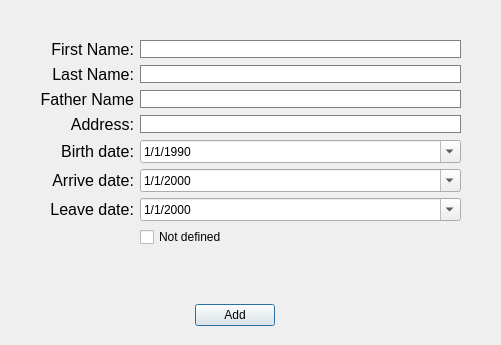
<?xml version="1.0" encoding="UTF-8"?>
<ui version="4.0">
 <class>NewPatient</class>
 <widget class="QDialog" name="NewPatient">
  <property name="geometry">
   <rect>
    <x>0</x>
    <y>0</y>
    <width>501</width>
    <height>345</height>
   </rect>
  </property>
  <property name="windowTitle">
   <string>Dialog</string>
  </property>
  <widget class="QWidget" name="formLayoutWidget">
   <property name="geometry">
    <rect>
     <x>40</x>
     <y>40</y>
     <width>421</width>
     <height>253</height>
    </rect>
   </property>
   <layout class="QFormLayout" name="formLayout">
    <property name="labelAlignment">
     <set>Qt::AlignRight|Qt::AlignTrailing|Qt::AlignVCenter</set>
    </property>
    <item row="0" column="0">
     <widget class="QLabel" name="label_2">
      <property name="font">
       <font>
        <pointsize>12</pointsize>
       </font>
      </property>
      <property name="text">
       <string>First Name:</string>
      </property>
      <property name="alignment">
       <set>Qt::AlignRight|Qt::AlignTrailing|Qt::AlignVCenter</set>
      </property>
     </widget>
    </item>
    <item row="0" column="1">
     <widget class="QLineEdit" name="lineEdit_FirstName">
      <property name="styleSheet">
       <string notr="true">border: 1px solid gray;</string>
      </property>
      <property name="frame">
       <bool>true</bool>
      </property>
     </widget>
    </item>
    <item row="1" column="0">
     <widget class="QLabel" name="label">
      <property name="font">
       <font>
        <pointsize>12</pointsize>
       </font>
      </property>
      <property name="text">
       <string>Last Name:</string>
      </property>
      <property name="alignment">
       <set>Qt::AlignRight|Qt::AlignTrailing|Qt::AlignVCenter</set>
      </property>
     </widget>
    </item>
    <item row="1" column="1">
     <widget class="QLineEdit" name="lineEdit_LastName">
      <property name="styleSheet">
       <string notr="true">border: 1px solid gray;
</string>
      </property>
     </widget>
    </item>
    <item row="2" column="0">
     <widget class="QLabel" name="label_3">
      <property name="font">
       <font>
        <pointsize>12</pointsize>
       </font>
      </property>
      <property name="text">
       <string>Father Name</string>
      </property>
      <property name="alignment">
       <set>Qt::AlignRight|Qt::AlignTrailing|Qt::AlignVCenter</set>
      </property>
     </widget>
    </item>
    <item row="2" column="1">
     <widget class="QLineEdit" name="lineEdit_FatherName">
      <property name="styleSheet">
       <string notr="true">border: 1px solid gray;
</string>
      </property>
     </widget>
    </item>
    <item row="3" column="0">
     <widget class="QLabel" name="label_4">
      <property name="font">
       <font>
        <pointsize>12</pointsize>
       </font>
      </property>
      <property name="text">
       <string>Address:</string>
      </property>
      <property name="alignment">
       <set>Qt::AlignRight|Qt::AlignTrailing|Qt::AlignVCenter</set>
      </property>
     </widget>
    </item>
    <item row="4" column="0">
     <widget class="QLabel" name="label_5">
      <property name="font">
       <font>
        <pointsize>12</pointsize>
       </font>
      </property>
      <property name="text">
       <string>Birth date:</string>
      </property>
      <property name="alignment">
       <set>Qt::AlignRight|Qt::AlignTrailing|Qt::AlignVCenter</set>
      </property>
     </widget>
    </item>
    <item row="5" column="0">
     <widget class="QLabel" name="label_6">
      <property name="font">
       <font>
        <pointsize>12</pointsize>
       </font>
      </property>
      <property name="text">
       <string>Arrive date:</string>
      </property>
      <property name="alignment">
       <set>Qt::AlignRight|Qt::AlignTrailing|Qt::AlignVCenter</set>
      </property>
     </widget>
    </item>
    <item row="6" column="0">
     <widget class="QLabel" name="label_7">
      <property name="font">
       <font>
        <pointsize>12</pointsize>
       </font>
      </property>
      <property name="text">
       <string>Leave date:</string>
      </property>
      <property name="alignment">
       <set>Qt::AlignRight|Qt::AlignTrailing|Qt::AlignVCenter</set>
      </property>
     </widget>
    </item>
    <item row="5" column="1">
     <widget class="QDateEdit" name="dateEdit_ArriveDate">
      <property name="dateTime">
       <datetime>
        <hour>0</hour>
        <minute>0</minute>
        <second>0</second>
        <year>2000</year>
        <month>1</month>
        <day>1</day>
       </datetime>
      </property>
      <property name="displayFormat">
       <string>d/M/yyyy</string>
      </property>
      <property name="calendarPopup">
       <bool>true</bool>
      </property>
      <property name="timeSpec">
       <enum>Qt::LocalTime</enum>
      </property>
     </widget>
    </item>
    <item row="4" column="1">
     <widget class="QDateEdit" name="dateEdit_BirthDate">
      <property name="dateTime">
       <datetime>
        <hour>0</hour>
        <minute>0</minute>
        <second>0</second>
        <year>1990</year>
        <month>1</month>
        <day>1</day>
       </datetime>
      </property>
      <property name="displayFormat">
       <string>d/M/yyyy</string>
      </property>
      <property name="calendarPopup">
       <bool>true</bool>
      </property>
     </widget>
    </item>
    <item row="3" column="1">
     <widget class="QLineEdit" name="lineEdit_Address">
      <property name="styleSheet">
       <string notr="true">border: 1px solid gray;
</string>
      </property>
     </widget>
    </item>
    <item row="6" column="1">
     <widget class="QDateEdit" name="dateEdit_LeaveDate">
      <property name="currentSection">
       <enum>QDateTimeEdit::DaySection</enum>
      </property>
      <property name="displayFormat">
       <string>d/M/yyyy</string>
      </property>
      <property name="calendarPopup">
       <bool>true</bool>
      </property>
     </widget>
    </item>
    <item row="7" column="1">
     <widget class="QCheckBox" name="checkBox_LeaveDateIsDefined">
      <property name="text">
       <string>Not defined</string>
      </property>
     </widget>
    </item>
   </layout>
  </widget>
  <widget class="QWidget" name="layoutWidget">
   <property name="geometry">
    <rect>
     <x>110</x>
     <y>300</y>
     <width>251</width>
     <height>31</height>
    </rect>
   </property>
   <layout class="QHBoxLayout" name="horizontalLayout">
    <item>
     <widget class="QPushButton" name="pushButton_AddPatient">
      <property name="sizePolicy">
       <sizepolicy hsizetype="Fixed" vsizetype="Fixed">
        <horstretch>0</horstretch>
        <verstretch>0</verstretch>
       </sizepolicy>
      </property>
      <property name="text">
       <string>Add</string>
      </property>
     </widget>
    </item>
   </layout>
  </widget>
 </widget>
 <tabstops>
  <tabstop>lineEdit_FirstName</tabstop>
  <tabstop>lineEdit_LastName</tabstop>
  <tabstop>lineEdit_FatherName</tabstop>
  <tabstop>lineEdit_Address</tabstop>
  <tabstop>dateEdit_BirthDate</tabstop>
  <tabstop>dateEdit_ArriveDate</tabstop>
  <tabstop>dateEdit_LeaveDate</tabstop>
  <tabstop>pushButton_AddPatient</tabstop>
 </tabstops>
 <resources/>
 <connections/>
</ui>
